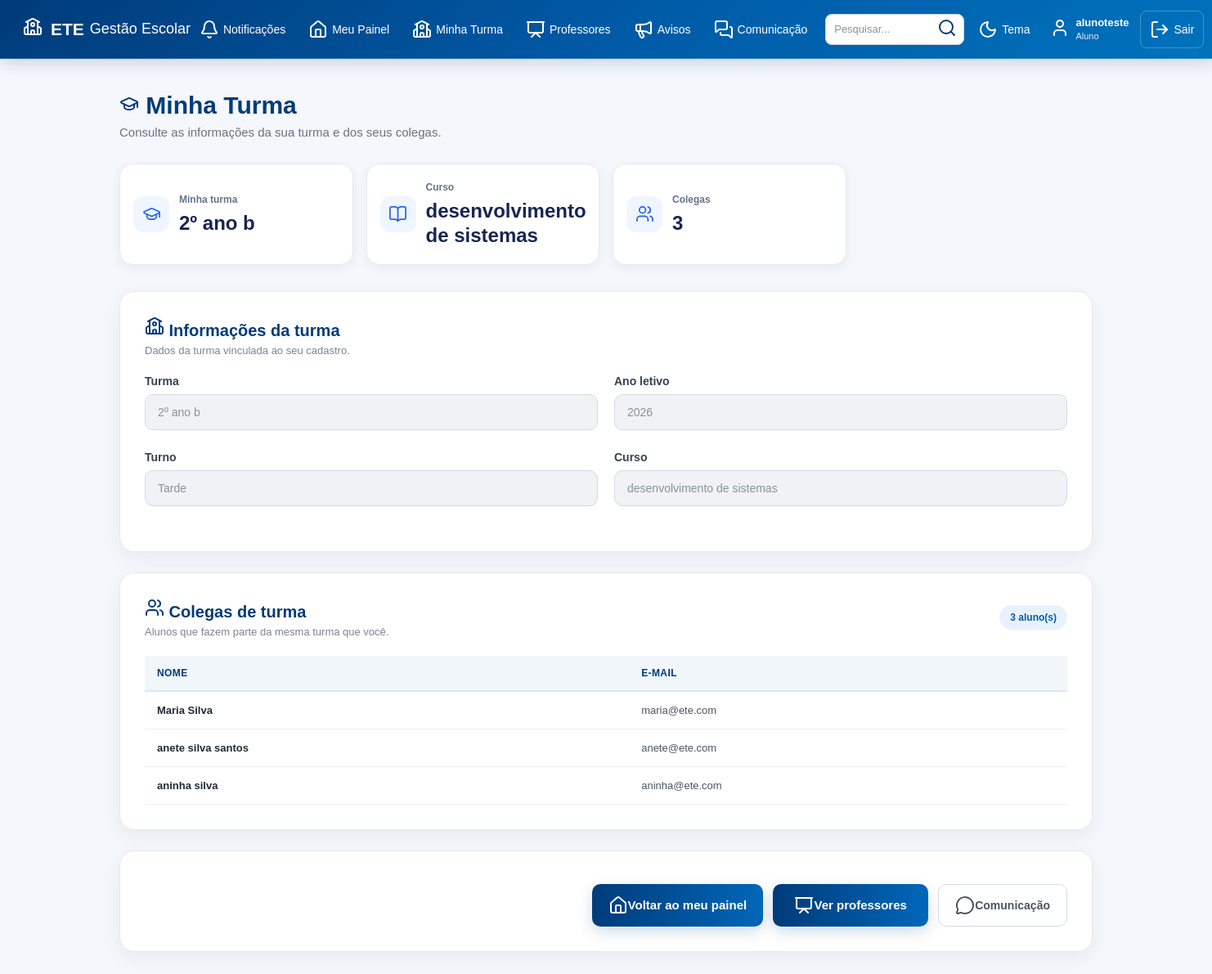
/aluno/turma (signed in), run on the app's committed database.
### tables this page shows
CREATE TABLE usuarios (

            id INTEGER PRIMARY KEY AUTOINCREMENT,

            nome TEXT NOT NULL,

            email TEXT NOT NULL,

            tipo TEXT NOT NULL,

            telefone TEXT,

            turma TEXT

        , senha TEXT, primeiro_acesso INTEGER DEFAULT 0);

CREATE TABLE turmas (

            id INTEGER PRIMARY KEY AUTOINCREMENT,

            nome TEXT NOT NULL,

            ano INTEGER NOT NULL,

            turno TEXT NOT NULL,

            curso TEXT NOT NULL

        );

### app.py (the view)
@app.route("/aluno/turma")
def aluno_turma():
    acesso = exigir_tipo("aluno")
    if acesso:
        return acesso
    conexao = conectar()
    try:
        usuario_id = session["usuario_id"]
        aluno = conexao.execute(
            """
            SELECT * FROM usuarios
            WHERE id = ? AND tipo = 'aluno'
            """,
            (usuario_id,)
        ).fetchone()
        if aluno is None:
            session.clear()
            flash("Aluno não encontrado.", "error")
            return redirect(url_for("inicio"))
        turma = None
        colegas = []
        if aluno["turma"]:
            turma = conexao.execute(
                "SELECT * FROM turmas WHERE nome = ?",
                (aluno["turma"],)
            ).fetchone()
            colegas = conexao.execute(
                """
                SELECT id, nome, email, turma
                FROM usuarios
                WHERE tipo = 'aluno'
                AND turma = ?
                AND id != ?
                ORDER BY nome
                """,
                (aluno["turma"], usuario_id)
            ).fetchall()
    finally:
        conexao.close()
    return render_template(
        "aluno_turma.html",
        aluno=aluno,
        turma=turma,
        colegas=colegas,
        usuario_nome=session["usuario_nome"],
        usuario_tipo=session["usuario_tipo"]
    )

### app.py (called while the page is built)
def usuario_logado():
    return "usuario_id" in session

def exigir_tipo(tipo):
    if not usuario_logado():
        return redirect(url_for("inicio"))
    if session.get("usuario_tipo") != tipo:
        flash("Você não tem permissão para acessar esta área.", "error")
        return redirecionar_usuario()
    return None

def buscar_usuario_atual():
    if not usuario_logado():
        return None
    conexao = conectar()
    try:
        return conexao.execute(
            "SELECT * FROM usuarios WHERE id = ?",
            (session["usuario_id"],)
        ).fetchone()
    finally:
        conexao.close()

@app.before_request
def protecao_global():
    if request.endpoint in {"inicio", "static"}:
        return None
    if not usuario_logado():
        return None
    usuario = buscar_usuario_atual()
    if usuario is None:
        session.clear()
        flash("Sua sessão não é mais válida.", "error")
        return redirect(url_for("inicio"))
    session["usuario_nome"] = usuario["nome"]
    session["usuario_email"] = usuario["email"]
    session["usuario_tipo"] = usuario["tipo"]
    if (
        usuario["primeiro_acesso"] == 1
        and request.endpoint not in {"trocar_senha", "logout", "static"}
    ):
        return redirect(url_for("trocar_senha"))
    return None

@app.context_processor
def disponibilizar_notificacoes():
    return obter_contadores_notificacoes()

### banco.py (called while the page is built)
def conectar():
    conexao = sqlite3.connect("gestao_escolar.db")
    conexao.row_factory = sqlite3.Row
    return conexao

### templates/aluno_turma.html (shortened to what this page needs)
<!DOCTYPE html>
<html lang="pt-BR">
<head>
    <link
        rel="stylesheet"
        href="{{ url_for('static', filename='style.css') }}"
    >
</head>
<body>
{% include "menu.html" %}
<main class="dashboard">
    <div class="dashboard-title">
        <h2>
            <i data-lucide="graduation-cap"></i>
            Minha Turma
        </h2>
        <p>
            Consulte as informações da sua turma
            e dos seus colegas.
        </p>
    </div>
    <section class="dashboard-cards">
        <div class="dashboard-card">
            <div class="dashboard-card-icon">
                <i data-lucide="graduation-cap"></i>
            </div>
            <div>
                <span>
                    Minha turma
                </span>
                <strong>
                    {% if turma %}
                        {{ turma['nome'] }}
                    {% else %}
                        Não definida
                    {% endif %}
                </strong>
            </div>
        </div>
        <div class="dashboard-card">
            <div class="dashboard-card-icon">
                <i data-lucide="book-open"></i>
            </div>
            <div>
                <span>
                    Curso
                </span>
                <strong>
                    {% if turma %}
                        {{ turma['curso'] }}
                    {% else %}
                        Não informado
                    {% endif %}
                </strong>
            </div>
        </div>
        <div class="dashboard-card">
            <div class="dashboard-card-icon">
                <i data-lucide="users"></i>
            </div>
            <div>
                <span>
                    Colegas
                </span>
                <strong>
                    {{ colegas|length }}
                </strong>
            </div>
        </div>
    </section>
    <section class="content-card">
        <div class="section-header">
            <div>
                <h3>
                    <i data-lucide="school"></i>
                    Informações da turma
                </h3>
                <p>
                    Dados da turma vinculada ao seu
                    cadastro.
                </p>
            </div>
        </div>
        {% if turma %}
            <div class="form-row">
                <div class="form-group">
                    <label>
                        Turma
                    </label>
                    <input
                        type="text"
                        value="{{ turma['nome'] }}"
                        disabled
                    >
                </div>
                <div class="form-group">
                    <label>
                        Ano letivo
                    </label>
                    <input
                        type="text"
                        value="{{ turma['ano'] }}"
                        disabled
                    >
                </div>
            </div>
            <div class="form-row">
                <div class="form-group">
                    <label>
                        Turno
                    </label>
                    <input
                        type="text"
                        value="{{ turma['turno'] }}"
                        disabled
                    >
                </div>
                <div class="form-group">
                    <label>
                        Curso
                    </label>
                    <input
                        type="text"
                        value="{{ turma['curso'] }}"
                        disabled
                    >
                </div>
            </div>
        {% endif %}
    </section>
    <section class="content-card users-list">
        <div class="section-header">
            <div>
                <h3>
                    <i data-lucide="users"></i>
                    Colegas de turma
                </h3>
                <p>
                    Alunos que fazem parte da mesma
                    turma que você.
                </p>
            </div>
            <span class="total-badge">
                {{ colegas|length }} aluno(s)
            </span>
        </div>
        {% if colegas %}
            <div class="table-container">
                <table>
                    <thead>
                        <tr>
                            <th>
                                Nome
                            </th>
                            <th>
                                E-mail
                            </th>
                        </tr>
                    </thead>
                    <tbody>
                        {% for colega in colegas %}
                            <tr>
                                <td>
                                    <strong>
                                        {{ colega['nome'] }}
                                    </strong>
                                </td>
                                <td>
                                    {{ colega['email'] }}
                                </td>
                            </tr>
                        {% endfor %}
                    </tbody>
                </table>
            </div>
        {% endif %}
    </section>
    <section class="content-card">
        <div class="form-buttons">
            <a
                href="{{ url_for('aluno') }}"
                class="btn-login"
            >
                <i data-lucide="house"></i>
                Voltar ao meu painel
            </a>
            <a
                href="{{ url_for('aluno_professores') }}"
                class="btn-login"
            >
                <i data-lucide="presentation"></i>
                Ver professores
            </a>
            <a
                href="{{ url_for('comunicacao') }}"
                class="btn-secondary"
            >
                <i data-lucide="message-circle"></i>
                Comunicação
            </a>
        </div>
    </section>
</main>
</body>
</html>

### templates/menu.html (shortened to what this page needs)
<!DOCTYPE html>
<html lang="pt-BR">
<head>
    <link
        rel="stylesheet"
        href="{{ url_for('static', filename='style.css') }}"
    >
</head>
<body>
    <header class="topo">
        <div class="topo-logo">
            <span class="logo-icone">
                <i data-lucide="school"></i>
            </span>
            <div class="logo-texto">
                <strong>ETE</strong>
                <span>Gestão Escolar</span>
            </div>
        </div>
        <nav class="menu-principal">
            {% set total_notificacoes =
                notificacoes_mensagens + notificacoes_avisos
            %}
            <a
                href="{{ url_for('comunicacao') }}"
                class="menu-item menu-notificacoes"
                aria-label="Notificações: {{ total_notificacoes }} pendentes"
                title="Mensagens e avisos não lidos"
            >
                <i data-lucide="bell"></i>
                <span>Notificações</span>
            </a>
            {% if usuario_tipo == "aluno" %}
                <a
                    href="{{ url_for('aluno') }}"
                    class="menu-item"
                >
                    <i data-lucide="house"></i>
                    <span>Meu Painel</span>
                </a>
                <a
                    href="{{ url_for('aluno_turma') }}"
                    class="menu-item"
                >
                    <i data-lucide="school"></i>
                    <span>Minha Turma</span>
                </a>
                <a
                    href="{{ url_for('aluno_professores') }}"
                    class="menu-item"
                >
                    <i data-lucide="presentation"></i>
                    <span>Professores</span>
                </a>
                <a
                    href="{{ url_for('aluno_avisos') }}"
                    class="menu-item"
                >
                    <i data-lucide="megaphone"></i>
                    <span>Avisos</span>
                </a>
                <a
                    href="{{ url_for('comunicacao') }}"
                    class="menu-item"
                >
                    <i data-lucide="messages-square"></i>
                    <span>Comunicação</span>
                </a>
            {% endif %}
            <div class="menu-pesquisa">
                <input
                    type="text"
                    name="pesquisa"
                    placeholder="Pesquisar..."
                    aria-label="Pesquisar no sistema"
                >
                <button
                    type="button"
                    title="Pesquisa"
                >
                    <i data-lucide="search"></i>
                </button>
            </div>
            <button
                type="button"
                class="menu-botao"
                title="Alterar tema"
            >
                <i data-lucide="moon"></i>
                <span>Tema</span>
            </button>
            <a
                href="{{ url_for('perfil') }}"
                class="menu-usuario"
            >
                <span class="usuario-icone">
                    <i data-lucide="user"></i>
                </span>
                <span class="usuario-info">
                    <strong>{{ usuario_nome }}</strong>
                    <small>{{ usuario_tipo|capitalize }}</small>
                </span>
            </a>
            <a
                href="{{ url_for('logout') }}"
                class="menu-sair"
            >
                <i data-lucide="log-out"></i>
                <span>Sair</span>
            </a>
        </nav>
    </header>
</body>
</html>

### data on the page
usuarios: nome "alunoteste", tipo "Aluno"
turmas: nome "2º ano b", curso "desenvolvimento de sistemas", ano "2026", turno "Tarde"
usuarios: nome "Maria Silva", email "maria@ete.com"
usuarios: nome "anete silva santos", email "anete@ete.com"
usuarios: nome "aninha silva", email "aninha@ete.com"

### other printed values
{{ colegas|length }} "3"
